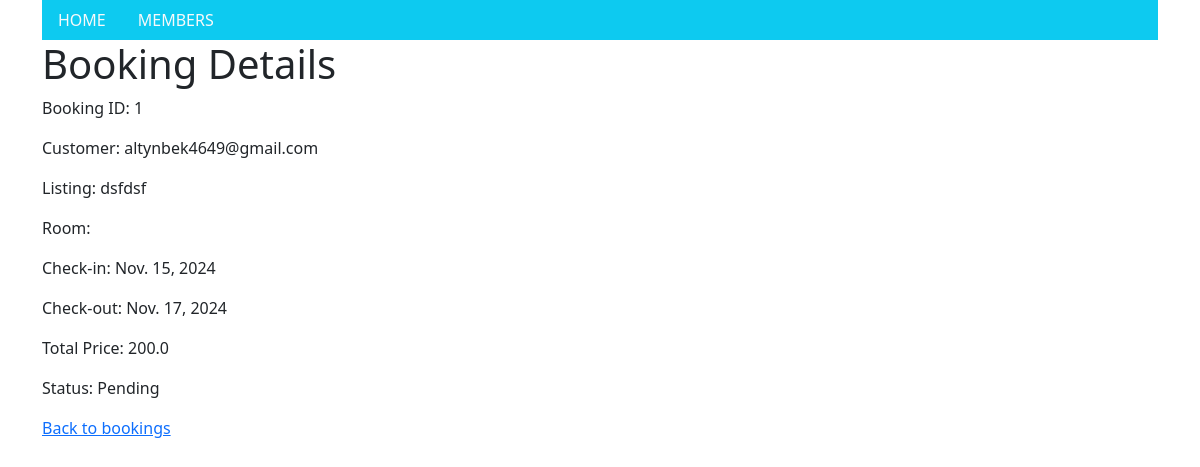
Screenshot of /bookings/1/ (signed in) with the database file from the repository.
### bookings/models.py (models this page shows, shortened)
class Booking(models.Model):
    STATUS_CHOICES = [
        ('Pending', 'Pending'),
        ('Confirmed', 'Confirmed'),
        ('Cancelled', 'Cancelled'),
    ]
    customer = models.ForeignKey(User, on_delete=models.CASCADE)
    listing = models.ForeignKey(Listing, on_delete=models.CASCADE)
    room = models.ForeignKey(Room, on_delete=models.CASCADE)
    check_in = models.DateField()
    check_out = models.DateField()
    total_price = models.FloatField()
    status = models.CharField(max_length=10, choices=STATUS_CHOICES, default='Pending')
    paypal_transaction_id = models.CharField(max_length=255, blank=True, null=True)

### users/models.py (models this page shows, shortened)
class User(AbstractBaseUser, PermissionsMixin):
    username = models.CharField(max_length=255, unique=True)
    email = models.EmailField(unique=True)
    is_host = models.BooleanField(default=False)
    is_active = models.BooleanField(default=True)
    is_staff = models.BooleanField(default=False)
    objects = UserManager()
    USERNAME_FIELD = 'email'
    REQUIRED_FIELDS = ['username']

### listings/models.py (models this page shows, shortened)
class Listing(models.Model):
    PROPERTY_TYPES = [
        ('Hotel', 'Hotel'),
        ('Apartment', 'Apartment'),
        ('House', 'House')]
    title = models.CharField(max_length=255)
    description = models.TextField()
    property_type = models.CharField(max_length=10, choices=PROPERTY_TYPES, default='Hotel')
    address = models.CharField(max_length=255)
    city = models.CharField(max_length=255)
    country = models.CharField(max_length=255)
    created_at = models.DateTimeField(auto_now_add=True)
    price_per_night = models.FloatField()
    available_from = models.DateField(default=datetime.date.today)
    available_to = models.DateField(default=datetime.date.today() + datetime.timedelta(days=365))
    host = models.ForeignKey(User, on_delete=models.CASCADE, name='users_listings')

### bookings/views.py (the view)
# urls.py: path('<int:booking_id>/', views.booking_detail, name="booking_detail"),
def booking_detail(request, booking_id):
    booking = get_object_or_404(Booking, id=booking_id, customer=request.user)
    template = loader.get_template('bookings/booking_detail.html')
    context = {
        'booking': booking
    }
    return HttpResponse(template.render(context=context, request=request))

### bookings/templates/bookings/booking_detail.html (shortened to what this page needs)
{% extends "bookings/master.html" %}
{% block content %}
<h1>Booking Details</h1>
<p>Booking ID: {{ booking.id }}</p>
<p>Customer: {{ booking.customer.email }}</p>
<p>Listing: {{ booking.listing.title }}</p>
<p>Room: {{ booking.room.name }}</p>
<p>Check-in: {{ booking.check_in }}</p>
<p>Check-out: {{ booking.check_out }}</p>
<p>Total Price: {{ booking.total_price }}</p>
<p>Status: {{ booking.status }}</p>
<a href="{% url 'booking_list' %}">Back to bookings</a>
{% endblock %}

### rows the page displays
Booking: id "1", customer.email "altynbek4649@gmail.com", listing "dsfdsf", check_in "Nov. 15, 2024", check_out "Nov. 17, 2024", total_price "200.0", status "Pending"
